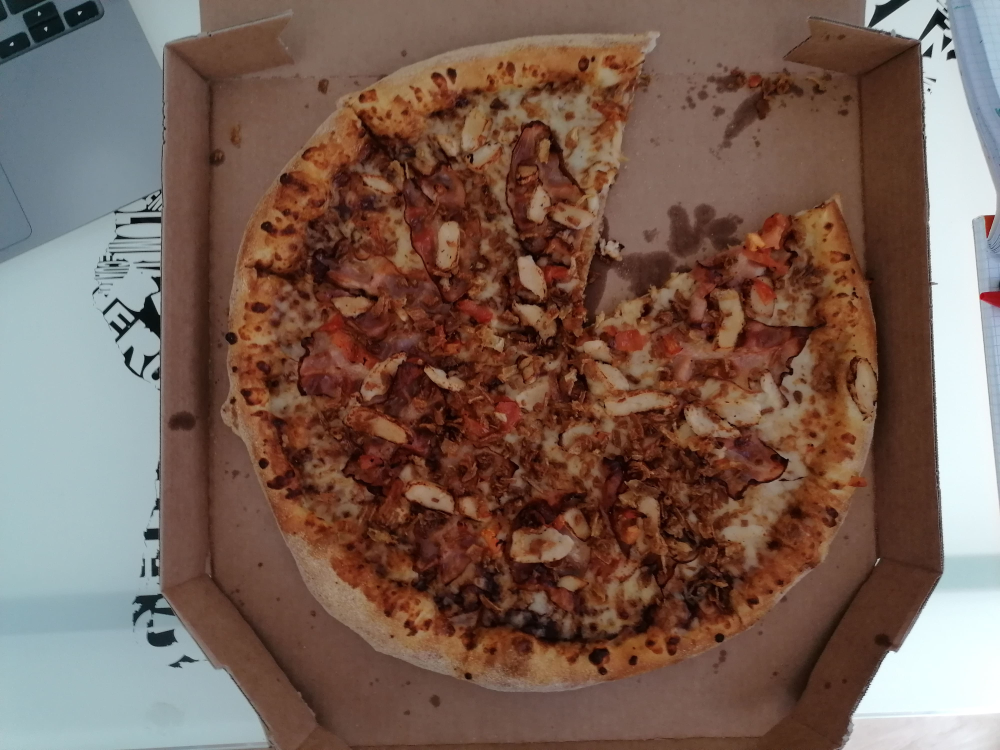
#> input picture data/base_pictures/dishes/t1_1.jpg, 4000 x 3000 px (shown at 1/4 size)
$ python -i create_dataset.py   (imports and definitions only)
#> lines starting #> are read from the running program, lines starting #| are printed output that depends on the picture
import cv2
from scipy.ndimage import zoom
import numpy as np
from PIL import ImageEnhance
import PIL
import os
from tqdm import tqdm
import json

BASE_PATH = "data/base_pictures/"
AUGMENTED_PATH = "data/augmented_data/"
HEIGHT, WIDTH = 224, 224

# [34 lines left out: functions list_all_base_pictures_paths, list_instance_pictures_paths, not called in this run]

def create_augmented_images(img_path, new_height=224, new_width=224):
    """
    @ inputs:
    * img_path (str): path of the image to be augmented
    * new_height (int): height of the resized images
    * new_width (int): width of the resized images

    @ output:
    versions (np.array of shape (20,new_height,new_width,3)): array containing 20 different versions of the original image
    """
#> called with img_path = 'data/base_pictures/dishes/t1_1.jpg', new_height = 224, new_width = 224
    def resize_img(img, new_height=224, new_width=224):
        h,w = img.shape[:2]
        img_resized = zoom(img, (new_height/h, new_width/w, 1))
        return img_resized

    versions = np.zeros((20, new_height, new_width, 3))
    img_ref = np.array(PIL.Image.open(img_path))
#> img_ref is the input picture: shape (3000, 4000, 3); mean R, G, B 120.3, 96.4, 85.3
    # filtres seuls
    img_resized = resize_img(img_ref, new_height, new_width)
    versions[0] = img_resized

    converter = ImageEnhance.Brightness(PIL.Image.open(img_path))
    img_dark = converter.enhance(0.5)
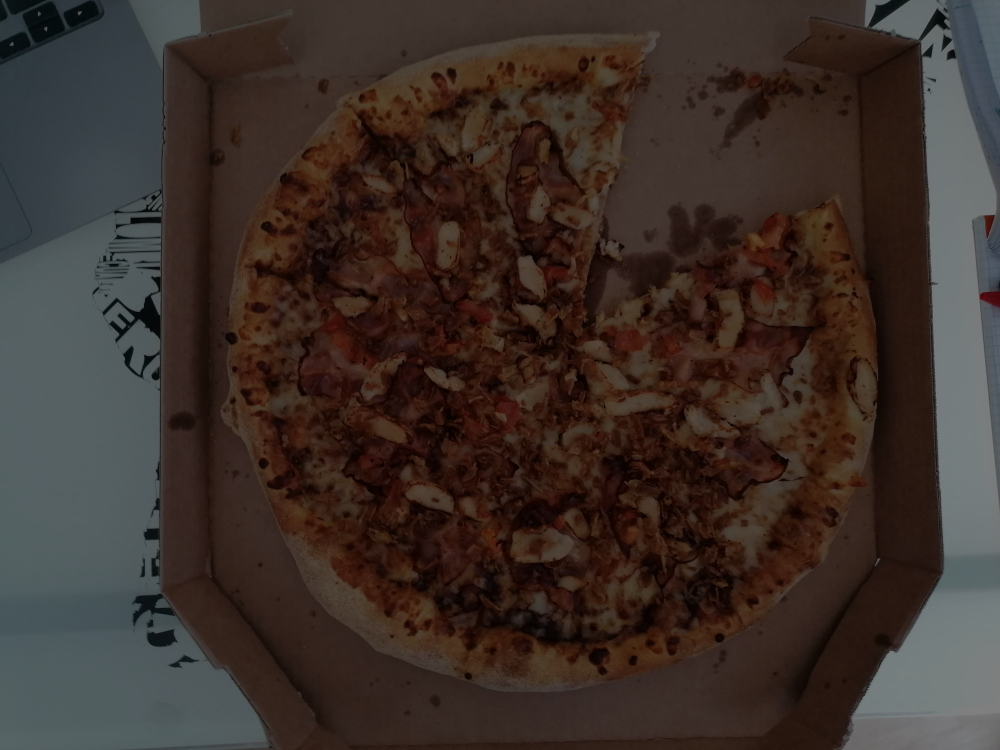
#> img_dark: PIL image 4000x3000 RGB (shown at 1/4 size); mean R, G, B 59.9, 48, 42.4
    img_dark = resize_img(np.array(img_dark), new_height, new_width)
#> call 2 of resize_img, with new_height = 224, new_width = 224
#> in resize_img (call 2), `img_resized = zoom(img, (new_height/h, new_width/w, 1))`:
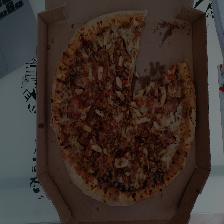
#> img_resized: shape (224, 224, 3); mean of channels 0, 1, 2 59.9, 48.1, 42.6; drawn as R, G, B
    versions[1] = img_dark

    img_light = converter.enhance(1.5)
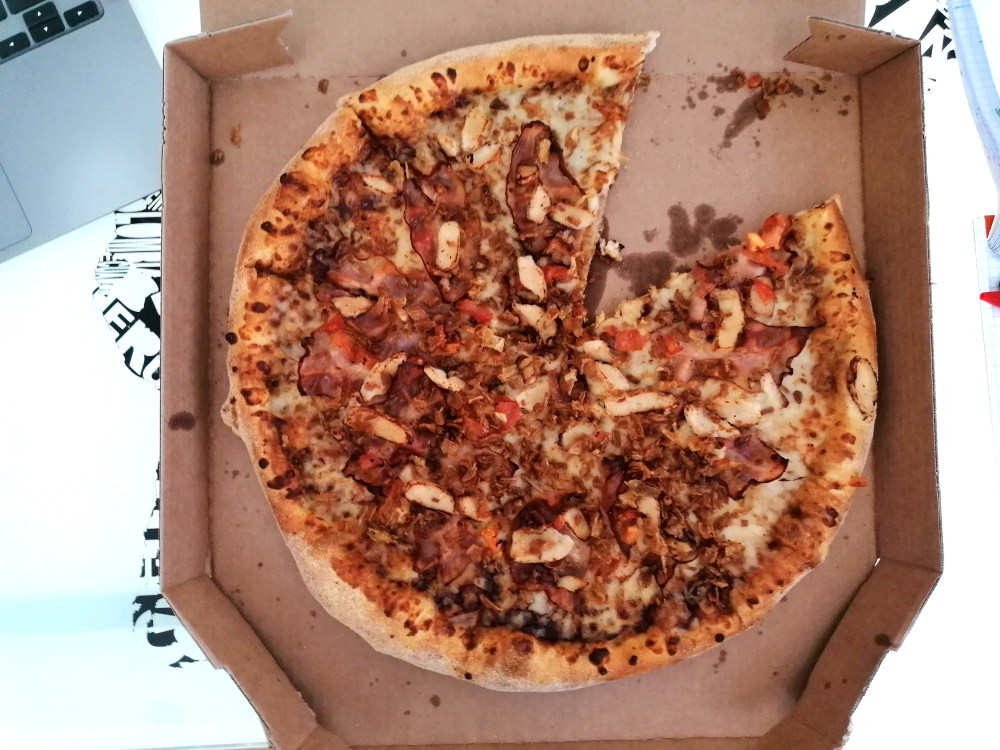
#> img_light: PIL image 4000x3000 RGB (shown at 1/4 size); mean R, G, B 174.5, 134.5, 116.6
    img_light = resize_img(np.array(img_light), new_height, new_width)
#> call 3 of resize_img, with new_height = 224, new_width = 224
#> in resize_img (call 3), `img_resized = zoom(img, (new_height/h, new_width/w, 1))`:
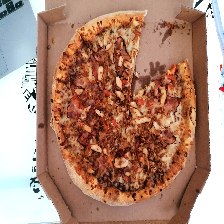
#> img_resized: shape (224, 224, 3); mean of channels 0, 1, 2 174.7, 135, 117.2; drawn as R, G, B
    versions[2] = img_light

    img_blured = cv2.GaussianBlur(img_resized, (3,3), 2, 2)
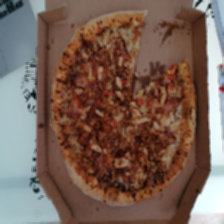
#> img_blured: shape (224, 224, 3); mean R, G, B 120.4, 96.8, 85.8
    img_blured = resize_img(np.array(img_blured), new_height, new_width)
    versions[3] = img_blured

    converter = ImageEnhance.Contrast(PIL.Image.open(img_path))
    img_contrast = converter.enhance(3)
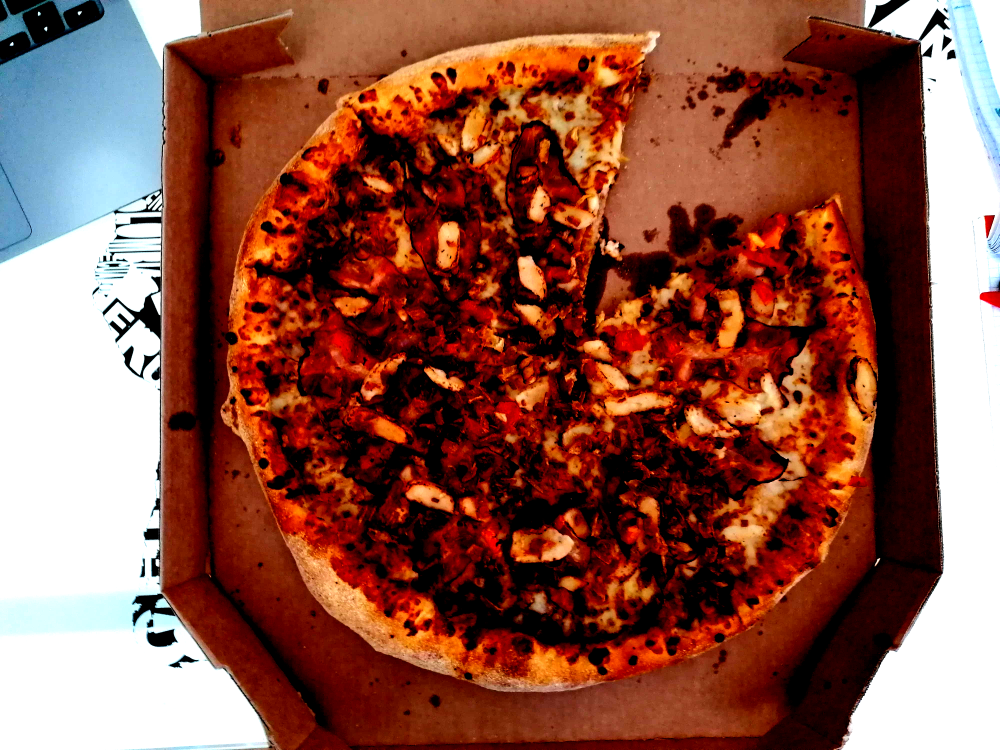
#> img_contrast: PIL image 4000x3000 RGB (shown at 1/4 size); mean R, G, B 142.7, 85.7, 71.3
    img_contrast = resize_img(np.array(img_contrast), new_height, new_width)
#> in resize_img (call 5), `img_resized = zoom(img, (new_height/h, new_width/w, 1))`:
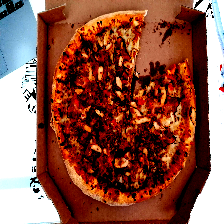
#> img_resized: shape (224, 224, 3); mean of channels 0, 1, 2 142.9, 86.4, 72.1; drawn as R, G, B
    versions[4] = img_contrast
    # dark + rotations
    versions[5] = cv2.rotate(img_dark, cv2.ROTATE_90_CLOCKWISE)
    versions[6] = cv2.rotate(img_dark, cv2.ROTATE_90_COUNTERCLOCKWISE)
    versions[7] = cv2.rotate(img_dark, cv2.ROTATE_180)
    # light + rotations
    versions[8] = cv2.rotate(img_light, cv2.ROTATE_90_CLOCKWISE)
    versions[9] = cv2.rotate(img_light, cv2.ROTATE_90_COUNTERCLOCKWISE)
    versions[10] = cv2.rotate(img_light, cv2.ROTATE_180)
    # blured + rotations
    versions[11] = cv2.rotate(img_blured, cv2.ROTATE_90_CLOCKWISE)
    versions[12] = cv2.rotate(img_blured, cv2.ROTATE_90_COUNTERCLOCKWISE)
    versions[13] = cv2.rotate(img_blured, cv2.ROTATE_180)
    # contrast + rotations
    versions[14] = cv2.rotate(img_contrast, cv2.ROTATE_90_CLOCKWISE)
    versions[15] = cv2.rotate(img_contrast, cv2.ROTATE_90_COUNTERCLOCKWISE)
    versions[16] = cv2.rotate(img_contrast, cv2.ROTATE_180)
    # rotations seules
    versions[17] = cv2.rotate(img_resized, cv2.ROTATE_90_CLOCKWISE)
    versions[18] = cv2.rotate(img_resized, cv2.ROTATE_90_COUNTERCLOCKWISE)
    versions[19] = cv2.rotate(img_resized, cv2.ROTATE_180)
    return versions

# Necessary to build the labels
# [50 lines left out: functions group_paths_by_instance, add_instance_to_dataset, not called in this run]


# ------------------------------------------------------------------------------------------------------------

# [3 lines not run here, left out]


>>> result = create_augmented_images('data/base_pictures/dishes/t1_1.jpg')
